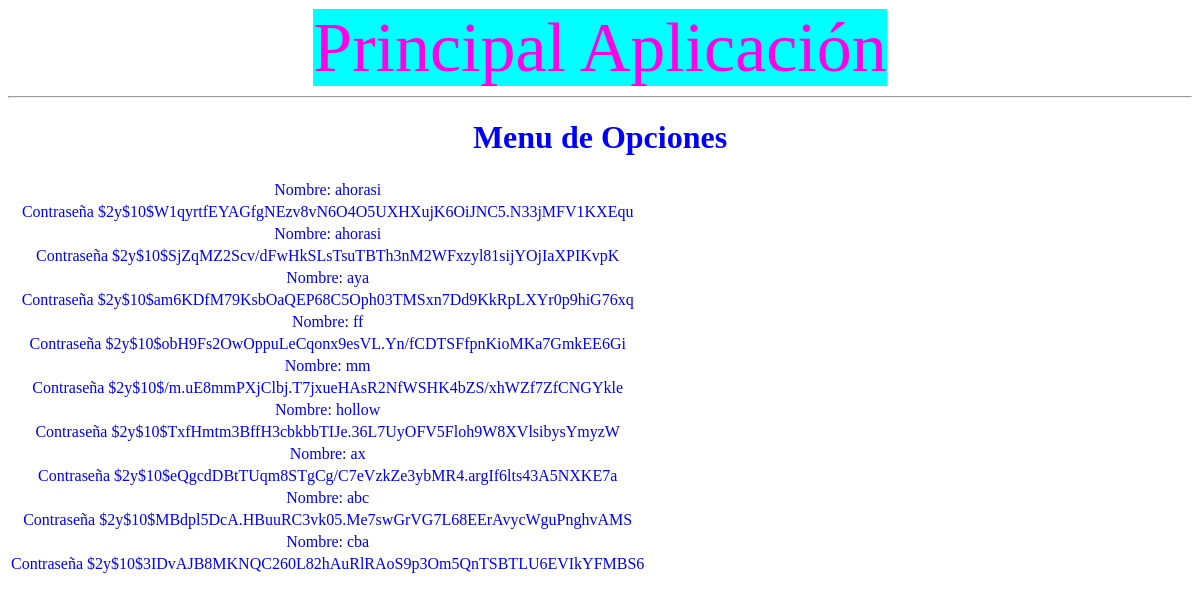
/app/contenido.php, run on the app's committed database.
### tables this page shows
CREATE TABLE `usuarios` (
  `id` int NOT NULL,
  `nombre` varchar(200) DEFAULT NULL,
  `contraseña` varchar(200) DEFAULT NULL
);

### app/contenido.php (the view, shortened to what this page needs)
<!DOCTYPE html>
<html lang="en">
<head>
    <link rel="stylesheet" href="../estilo/estilos.css">
</head>
<body>
    <?php
        include("cabeceraMenu.php");
        echo "<h1>Menu de Opciones</h1>";
    ?>
    <table>
        <?php
            $conexionDatabase = new Conexion;
            $conn = $conexionDatabase->conectar();
            $results = $conn->query("call muestraUsuario()");
            while($row=$results->fetch_array(MYSQLI_ASSOC)){
        ?>
        <tbody>
               <tr>
                    <td>Nombre: <?php ECHO $row["nombre"]?></td>
               </tr>
               <tr>
                    <td>Contraseña <?php ECHO $row["contraseña"]?></td>
               </tr>
            <?php $cont = $cont+1;
            }?>
        </tbody>
    </table>
</body>
</html>

### app/cabeceraMenu.php
<header>
    <a class="cabeceramenu" href="contenido.php">Principal Aplicación</a>
    <hr>
</header>

### estilo/estilos.css (style rules this page uses)
body { text-align: center; color: blue; }
.cabecera,.cabeceramenu { text-decoration: none; color: rgba(255, 0, 230, 0.993); font-size: 70px ; background-color: aqua; }

### data on the page
usuarios: nombre "ahorasi", contraseña "$2y$10$W1qyrtfEYAGfgNEzv8vN6O4O5UXHXujK6OiJNC5.N33jMFV1KXEqu"
usuarios: nombre "ahorasi", contraseña "$2y$10$SjZqMZ2Scv/dFwHkSLsTsuTBTh3nM2WFxzyl81sijYOjIaXPIKvpK"
usuarios: nombre "aya", contraseña "$2y$10$am6KDfM79KsbOaQEP68C5Oph03TMSxn7Dd9KkRpLXYr0p9hiG76xq"
usuarios: nombre "ff", contraseña "$2y$10$obH9Fs2OwOppuLeCqonx9esVL.Yn/fCDTSFfpnKioMKa7GmkEE6Gi"
usuarios: nombre "mm", contraseña "$2y$10$/m.uE8mmPXjClbj.T7jxueHAsR2NfWSHK4bZS/xhWZf7ZfCNGYkle"
usuarios: nombre "hollow", contraseña "$2y$10$TxfHmtm3BffH3cbkbbTIJe.36L7UyOFV5Floh9W8XVlsibysYmyzW"
usuarios: nombre "ax", contraseña "$2y$10$eQgcdDBtTUqm8STgCg/C7eVzkZe3ybMR4.argIf6lts43A5NXKE7a"
usuarios: nombre "abc", contraseña "$2y$10$MBdpl5DcA.HBuuRC3vk05.Me7swGrVG7L68EErAvycWguPnghvAMS"
usuarios: nombre "cba", contraseña "$2y$10$3IDvAJB8MKNQC260L82hAuRlRAoS9p3Om5QnTSBTLU6EVIkYFMBS6"
